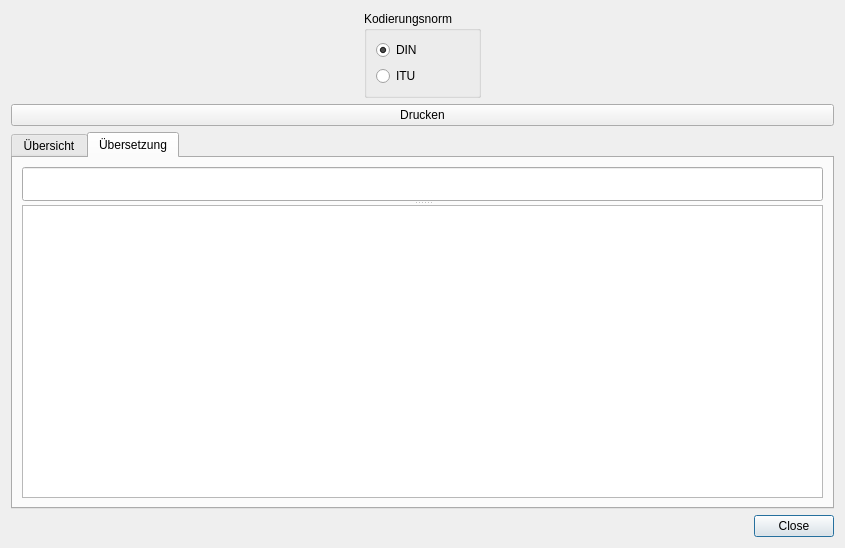
<?xml version="1.0" encoding="UTF-8"?>
<ui version="4.0">
 <class>DlgFunkalphabet</class>
 <widget class="QDialog" name="DlgFunkalphabet">
  <property name="geometry">
   <rect>
    <x>0</x>
    <y>0</y>
    <width>845</width>
    <height>548</height>
   </rect>
  </property>
  <property name="windowTitle">
   <string>Funkalphabet</string>
  </property>
  <layout class="QVBoxLayout" name="verticalLayout_3">
   <item>
    <layout class="QHBoxLayout" name="horizontalLayout">
     <item>
      <spacer name="horizontalSpacer">
       <property name="orientation">
        <enum>Qt::Horizontal</enum>
       </property>
       <property name="sizeHint" stdset="0">
        <size>
         <width>40</width>
         <height>20</height>
        </size>
       </property>
      </spacer>
     </item>
     <item>
      <widget class="QGroupBox" name="gNorm">
       <property name="toolTip">
        <string>&lt;html&gt;&lt;head/&gt;&lt;body&gt;&lt;p&gt;Legt die Kodierung fest.&lt;/p&gt;&lt;/body&gt;&lt;/html&gt;</string>
       </property>
       <property name="title">
        <string>Kodierungsnorm</string>
       </property>
       <layout class="QVBoxLayout" name="verticalLayout_2">
        <item>
         <widget class="QRadioButton" name="rkDIN">
          <property name="toolTip">
           <string>&lt;html&gt;&lt;head/&gt;&lt;body&gt;&lt;p&gt;Kodierung gemäß DIN.&lt;/p&gt;&lt;/body&gt;&lt;/html&gt;</string>
          </property>
          <property name="text">
           <string>DIN</string>
          </property>
          <property name="checked">
           <bool>true</bool>
          </property>
         </widget>
        </item>
        <item>
         <widget class="QRadioButton" name="rkITU">
          <property name="toolTip">
           <string>&lt;html&gt;&lt;head/&gt;&lt;body&gt;&lt;p&gt;Kodierung gemäß ITU.&lt;/p&gt;&lt;/body&gt;&lt;/html&gt;</string>
          </property>
          <property name="text">
           <string>ITU</string>
          </property>
         </widget>
        </item>
       </layout>
      </widget>
     </item>
     <item>
      <spacer name="horizontalSpacer_2">
       <property name="orientation">
        <enum>Qt::Horizontal</enum>
       </property>
       <property name="sizeHint" stdset="0">
        <size>
         <width>40</width>
         <height>20</height>
        </size>
       </property>
      </spacer>
     </item>
    </layout>
   </item>
   <item>
    <widget class="QPushButton" name="sfDrucken">
     <property name="toolTip">
      <string>Druckt beide Normen als Handzettel aus.</string>
     </property>
     <property name="text">
      <string>Drucken</string>
     </property>
     <property name="autoDefault">
      <bool>false</bool>
     </property>
    </widget>
   </item>
   <item>
    <widget class="QTabWidget" name="Karten">
     <property name="focusPolicy">
      <enum>Qt::StrongFocus</enum>
     </property>
     <property name="currentIndex">
      <number>1</number>
     </property>
     <widget class="QWidget" name="karteUebersicht">
      <attribute name="title">
       <string>Übersicht</string>
      </attribute>
      <layout class="QVBoxLayout" name="verticalLayout">
       <item>
        <widget class="QTableView" name="tbUebersicht">
         <property name="horizontalScrollBarPolicy">
          <enum>Qt::ScrollBarAsNeeded</enum>
         </property>
         <property name="editTriggers">
          <set>QAbstractItemView::NoEditTriggers</set>
         </property>
         <property name="showDropIndicator" stdset="0">
          <bool>false</bool>
         </property>
         <property name="dragDropOverwriteMode">
          <bool>false</bool>
         </property>
         <property name="alternatingRowColors">
          <bool>true</bool>
         </property>
         <property name="selectionMode">
          <enum>QAbstractItemView::NoSelection</enum>
         </property>
         <property name="horizontalScrollMode">
          <enum>QAbstractItemView::ScrollPerItem</enum>
         </property>
         <attribute name="horizontalHeaderStretchLastSection">
          <bool>true</bool>
         </attribute>
         <attribute name="verticalHeaderVisible">
          <bool>false</bool>
         </attribute>
        </widget>
       </item>
      </layout>
     </widget>
     <widget class="QWidget" name="karteLiveuebersetzung">
      <attribute name="title">
       <string>Übersetzung</string>
      </attribute>
      <layout class="QVBoxLayout" name="verticalLayout_4">
       <item>
        <widget class="QSplitter" name="splitter">
         <property name="orientation">
          <enum>Qt::Vertical</enum>
         </property>
         <widget class="QLineEdit" name="txtEingabe">
          <property name="toolTip">
           <string>Bitte den Text eingeben.</string>
          </property>
         </widget>
         <widget class="QTextBrowser" name="txtAusgabe">
          <property name="acceptDrops">
           <bool>false</bool>
          </property>
         </widget>
        </widget>
       </item>
      </layout>
     </widget>
    </widget>
   </item>
   <item>
    <widget class="QDialogButtonBox" name="bbEnde">
     <property name="focusPolicy">
      <enum>Qt::TabFocus</enum>
     </property>
     <property name="standardButtons">
      <set>QDialogButtonBox::Close</set>
     </property>
    </widget>
   </item>
  </layout>
 </widget>
 <tabstops>
  <tabstop>rkDIN</tabstop>
  <tabstop>rkITU</tabstop>
  <tabstop>Karten</tabstop>
  <tabstop>tbUebersicht</tabstop>
  <tabstop>sfDrucken</tabstop>
  <tabstop>txtEingabe</tabstop>
  <tabstop>txtAusgabe</tabstop>
 </tabstops>
 <resources/>
 <connections>
  <connection>
   <sender>bbEnde</sender>
   <signal>clicked(QAbstractButton*)</signal>
   <receiver>DlgFunkalphabet</receiver>
   <slot>reject()</slot>
   <hints>
    <hint type="sourcelabel">
     <x>788</x>
     <y>521</y>
    </hint>
    <hint type="destinationlabel">
     <x>831</x>
     <y>65</y>
    </hint>
   </hints>
  </connection>
 </connections>
</ui>
